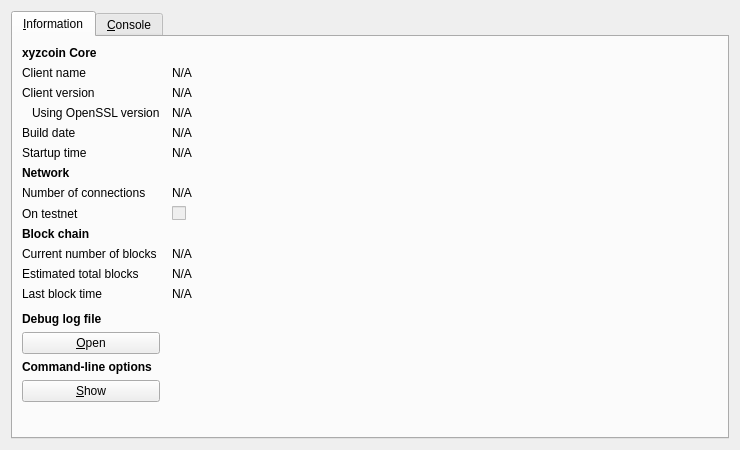
<?xml version="1.0" encoding="UTF-8"?>
<ui version="4.0">
 <class>RPCConsole</class>
 <widget class="QDialog" name="RPCConsole">
  <property name="geometry">
   <rect>
    <x>0</x>
    <y>0</y>
    <width>740</width>
    <height>450</height>
   </rect>
  </property>
  <property name="windowTitle">
   <string>xyzcoin - Debug window</string>
  </property>
  <property name="styleSheet">
   <string notr="true">background-image: url(:/images/gr);</string>
  </property>
  <layout class="QVBoxLayout" name="verticalLayout_2">
   <item>
    <widget class="QTabWidget" name="tabWidget">
     <property name="currentIndex">
      <number>0</number>
     </property>
     <widget class="QWidget" name="tab_info">
      <attribute name="title">
       <string>&amp;Information</string>
      </attribute>
      <layout class="QGridLayout" name="gridLayout" columnstretch="0,1">
       <property name="horizontalSpacing">
        <number>12</number>
       </property>
       <item row="0" column="0">
        <widget class="QLabel" name="label_9">
         <property name="font">
          <font>
           <weight>75</weight>
           <bold>true</bold>
          </font>
         </property>
         <property name="text">
          <string>xyzcoin Core</string>
         </property>
        </widget>
       </item>
       <item row="1" column="0">
        <widget class="QLabel" name="label_5">
         <property name="text">
          <string>Client name</string>
         </property>
        </widget>
       </item>
       <item row="1" column="1">
        <widget class="QLabel" name="clientName">
         <property name="cursor">
          <cursorShape>IBeamCursor</cursorShape>
         </property>
         <property name="text">
          <string>N/A</string>
         </property>
         <property name="textFormat">
          <enum>Qt::PlainText</enum>
         </property>
         <property name="textInteractionFlags">
          <set>Qt::LinksAccessibleByMouse|Qt::TextSelectableByKeyboard|Qt::TextSelectableByMouse</set>
         </property>
        </widget>
       </item>
       <item row="2" column="0">
        <widget class="QLabel" name="label_6">
         <property name="text">
          <string>Client version</string>
         </property>
        </widget>
       </item>
       <item row="2" column="1">
        <widget class="QLabel" name="clientVersion">
         <property name="cursor">
          <cursorShape>IBeamCursor</cursorShape>
         </property>
         <property name="text">
          <string>N/A</string>
         </property>
         <property name="textFormat">
          <enum>Qt::PlainText</enum>
         </property>
         <property name="textInteractionFlags">
          <set>Qt::LinksAccessibleByMouse|Qt::TextSelectableByKeyboard|Qt::TextSelectableByMouse</set>
         </property>
        </widget>
       </item>
       <item row="3" column="0">
        <widget class="QLabel" name="label_14">
         <property name="text">
          <string>Using OpenSSL version</string>
         </property>
         <property name="indent">
          <number>10</number>
         </property>
        </widget>
       </item>
       <item row="3" column="1">
        <widget class="QLabel" name="openSSLVersion">
         <property name="cursor">
          <cursorShape>IBeamCursor</cursorShape>
         </property>
         <property name="text">
          <string>N/A</string>
         </property>
         <property name="textFormat">
          <enum>Qt::PlainText</enum>
         </property>
         <property name="textInteractionFlags">
          <set>Qt::LinksAccessibleByMouse|Qt::TextSelectableByKeyboard|Qt::TextSelectableByMouse</set>
         </property>
        </widget>
       </item>
       <item row="4" column="0">
        <widget class="QLabel" name="label_12">
         <property name="text">
          <string>Build date</string>
         </property>
        </widget>
       </item>
       <item row="4" column="1">
        <widget class="QLabel" name="buildDate">
         <property name="cursor">
          <cursorShape>IBeamCursor</cursorShape>
         </property>
         <property name="text">
          <string>N/A</string>
         </property>
         <property name="textFormat">
          <enum>Qt::PlainText</enum>
         </property>
         <property name="textInteractionFlags">
          <set>Qt::LinksAccessibleByMouse|Qt::TextSelectableByKeyboard|Qt::TextSelectableByMouse</set>
         </property>
        </widget>
       </item>
       <item row="5" column="0">
        <widget class="QLabel" name="label_13">
         <property name="text">
          <string>Startup time</string>
         </property>
        </widget>
       </item>
       <item row="5" column="1">
        <widget class="QLabel" name="startupTime">
         <property name="cursor">
          <cursorShape>IBeamCursor</cursorShape>
         </property>
         <property name="text">
          <string>N/A</string>
         </property>
         <property name="textFormat">
          <enum>Qt::PlainText</enum>
         </property>
         <property name="textInteractionFlags">
          <set>Qt::LinksAccessibleByMouse|Qt::TextSelectableByKeyboard|Qt::TextSelectableByMouse</set>
         </property>
        </widget>
       </item>
       <item row="6" column="0">
        <widget class="QLabel" name="label_11">
         <property name="font">
          <font>
           <weight>75</weight>
           <bold>true</bold>
          </font>
         </property>
         <property name="text">
          <string>Network</string>
         </property>
        </widget>
       </item>
       <item row="7" column="0">
        <widget class="QLabel" name="label_7">
         <property name="text">
          <string>Number of connections</string>
         </property>
        </widget>
       </item>
       <item row="7" column="1">
        <widget class="QLabel" name="numberOfConnections">
         <property name="cursor">
          <cursorShape>IBeamCursor</cursorShape>
         </property>
         <property name="text">
          <string>N/A</string>
         </property>
         <property name="textFormat">
          <enum>Qt::PlainText</enum>
         </property>
         <property name="textInteractionFlags">
          <set>Qt::LinksAccessibleByMouse|Qt::TextSelectableByKeyboard|Qt::TextSelectableByMouse</set>
         </property>
        </widget>
       </item>
       <item row="8" column="0">
        <widget class="QLabel" name="label_8">
         <property name="text">
          <string>On testnet</string>
         </property>
        </widget>
       </item>
       <item row="8" column="1">
        <widget class="QCheckBox" name="isTestNet">
         <property name="enabled">
          <bool>false</bool>
         </property>
         <property name="text">
          <string/>
         </property>
        </widget>
       </item>
       <item row="9" column="0">
        <widget class="QLabel" name="label_10">
         <property name="font">
          <font>
           <weight>75</weight>
           <bold>true</bold>
          </font>
         </property>
         <property name="text">
          <string>Block chain</string>
         </property>
        </widget>
       </item>
       <item row="10" column="0">
        <widget class="QLabel" name="label_3">
         <property name="text">
          <string>Current number of blocks</string>
         </property>
        </widget>
       </item>
       <item row="10" column="1">
        <widget class="QLabel" name="numberOfBlocks">
         <property name="cursor">
          <cursorShape>IBeamCursor</cursorShape>
         </property>
         <property name="text">
          <string>N/A</string>
         </property>
         <property name="textFormat">
          <enum>Qt::PlainText</enum>
         </property>
         <property name="textInteractionFlags">
          <set>Qt::LinksAccessibleByMouse|Qt::TextSelectableByKeyboard|Qt::TextSelectableByMouse</set>
         </property>
        </widget>
       </item>
       <item row="11" column="0">
        <widget class="QLabel" name="label_4">
         <property name="text">
          <string>Estimated total blocks</string>
         </property>
        </widget>
       </item>
       <item row="11" column="1">
        <widget class="QLabel" name="totalBlocks">
         <property name="cursor">
          <cursorShape>IBeamCursor</cursorShape>
         </property>
         <property name="text">
          <string>N/A</string>
         </property>
         <property name="textFormat">
          <enum>Qt::PlainText</enum>
         </property>
         <property name="textInteractionFlags">
          <set>Qt::LinksAccessibleByMouse|Qt::TextSelectableByKeyboard|Qt::TextSelectableByMouse</set>
         </property>
        </widget>
       </item>
       <item row="12" column="0">
        <widget class="QLabel" name="label_2">
         <property name="text">
          <string>Last block time</string>
         </property>
        </widget>
       </item>
       <item row="12" column="1">
        <widget class="QLabel" name="lastBlockTime">
         <property name="cursor">
          <cursorShape>IBeamCursor</cursorShape>
         </property>
         <property name="text">
          <string>N/A</string>
         </property>
         <property name="textFormat">
          <enum>Qt::PlainText</enum>
         </property>
         <property name="textInteractionFlags">
          <set>Qt::LinksAccessibleByMouse|Qt::TextSelectableByKeyboard|Qt::TextSelectableByMouse</set>
         </property>
        </widget>
       </item>
       <item row="13" column="0">
        <spacer name="verticalSpacer_2">
         <property name="orientation">
          <enum>Qt::Vertical</enum>
         </property>
         <property name="sizeHint" stdset="0">
          <size>
           <width>20</width>
           <height>20</height>
          </size>
         </property>
        </spacer>
       </item>
       <item row="14" column="0">
        <widget class="QLabel" name="labelDebugLogfile">
         <property name="font">
          <font>
           <weight>75</weight>
           <bold>true</bold>
          </font>
         </property>
         <property name="text">
          <string>Debug log file</string>
         </property>
        </widget>
       </item>
       <item row="15" column="0">
        <widget class="QPushButton" name="openDebugLogfileButton">
         <property name="toolTip">
          <string>Open the xyzcoin debug log file from the current data directory. This can take a few seconds for large log files.</string>
         </property>
         <property name="text">
          <string>&amp;Open</string>
         </property>
         <property name="autoDefault">
          <bool>false</bool>
         </property>
        </widget>
       </item>
       <item row="16" column="0">
        <widget class="QLabel" name="labelCLOptions">
         <property name="font">
          <font>
           <weight>75</weight>
           <bold>true</bold>
          </font>
         </property>
         <property name="text">
          <string>Command-line options</string>
         </property>
        </widget>
       </item>
       <item row="17" column="0">
        <widget class="QPushButton" name="showCLOptionsButton">
         <property name="toolTip">
          <string>Show the xyzcoin-Qt help message to get a list with possible xyzcoin command-line options.</string>
         </property>
         <property name="text">
          <string>&amp;Show</string>
         </property>
         <property name="autoDefault">
          <bool>false</bool>
         </property>
        </widget>
       </item>
       <item row="18" column="0">
        <spacer name="verticalSpacer">
         <property name="orientation">
          <enum>Qt::Vertical</enum>
         </property>
         <property name="sizeHint" stdset="0">
          <size>
           <width>20</width>
           <height>40</height>
          </size>
         </property>
        </spacer>
       </item>
      </layout>
     </widget>
     <widget class="QWidget" name="tab_console">
      <attribute name="title">
       <string>&amp;Console</string>
      </attribute>
      <layout class="QVBoxLayout" name="verticalLayout_3">
       <property name="spacing">
        <number>3</number>
       </property>
       <item>
        <widget class="QTextEdit" name="messagesWidget">
         <property name="minimumSize">
          <size>
           <width>0</width>
           <height>100</height>
          </size>
         </property>
         <property name="readOnly">
          <bool>true</bool>
         </property>
         <property name="tabKeyNavigation" stdset="0">
          <bool>false</bool>
         </property>
         <property name="columnCount" stdset="0">
          <number>2</number>
         </property>
        </widget>
       </item>
       <item>
        <layout class="QHBoxLayout" name="horizontalLayout">
         <property name="spacing">
          <number>3</number>
         </property>
         <item>
          <widget class="QLabel" name="label">
           <property name="text">
            <string notr="true">&gt;</string>
           </property>
          </widget>
         </item>
         <item>
          <widget class="QLineEdit" name="lineEdit"/>
         </item>
         <item>
          <widget class="QPushButton" name="clearButton">
           <property name="maximumSize">
            <size>
             <width>24</width>
             <height>24</height>
            </size>
           </property>
           <property name="toolTip">
            <string>Clear console</string>
           </property>
           <property name="text">
            <string/>
           </property>
           <property name="icon">
            <iconset resource="../bitcoin.qrc">
             <normaloff>:/icons/remove</normaloff>:/icons/remove</iconset>
           </property>
           <property name="shortcut">
            <string notr="true">Ctrl+L</string>
           </property>
           <property name="autoDefault">
            <bool>false</bool>
           </property>
          </widget>
         </item>
        </layout>
       </item>
      </layout>
     </widget>
    </widget>
   </item>
  </layout>
 </widget>
 <resources>
  <include location="../bitcoin.qrc"/>
 </resources>
 <connections/>
</ui>
